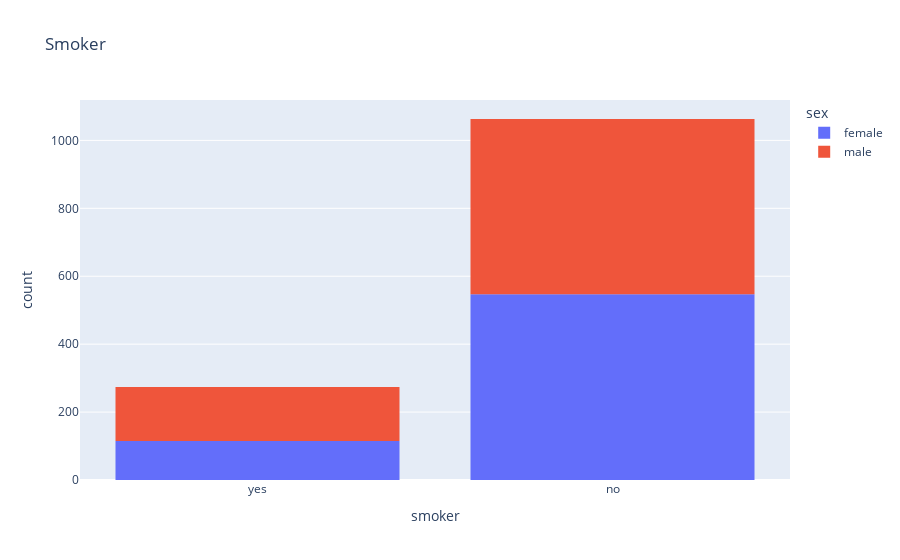

Notebook code for this chart:
### Markdown cell above
- Visualisation des smokers

### Code cell
px.histogram(df, x="smoker", color="sex", title="Smoker")

### Figure 1 — Plotly figure (JSON) as saved in the notebook; plotly's stock layout.template omitted (floating-point values rounded to 4 significant figures; data arrays with more than 128 entries replaced by an {"elided": "..."} marker saying what was removed)
{"data": [{"alignmentgroup": "True", "bingroup": "x", "hovertemplate": "sex=female<br>smoker=%{x}<br>count=%{y}<extra></extra>", "legendgroup": "female", "marker": {"color": "#636efa", "pattern": {"shape": ""}}, "name": "female", "offsetgroup": "female", "orientation": "v", "showlegend": true, "type": "histogram", "x": {"elided": "662 str values"}, "xaxis": "x", "yaxis": "y"}, {"alignmentgroup": "True", "bingroup": "x", "hovertemplate": "sex=male<br>smoker=%{x}<br>count=%{y}<extra></extra>", "legendgroup": "male", "marker": {"color": "#EF553B", "pattern": {"shape": ""}}, "name": "male", "offsetgroup": "male", "orientation": "v", "showlegend": true, "type": "histogram", "x": {"elided": "675 str values"}, "xaxis": "x", "yaxis": "y"}], "layout": {"barmode": "relative", "legend": {"title": {"text": "sex"}, "tracegroupgap": 0}, "title": {"text": "Smoker"}, "xaxis": {"anchor": "y", "domain": [0, 1], "title": {"text": "smoker"}}, "yaxis": {"anchor": "x", "domain": [0, 1], "title": {"text": "count"}}}}
